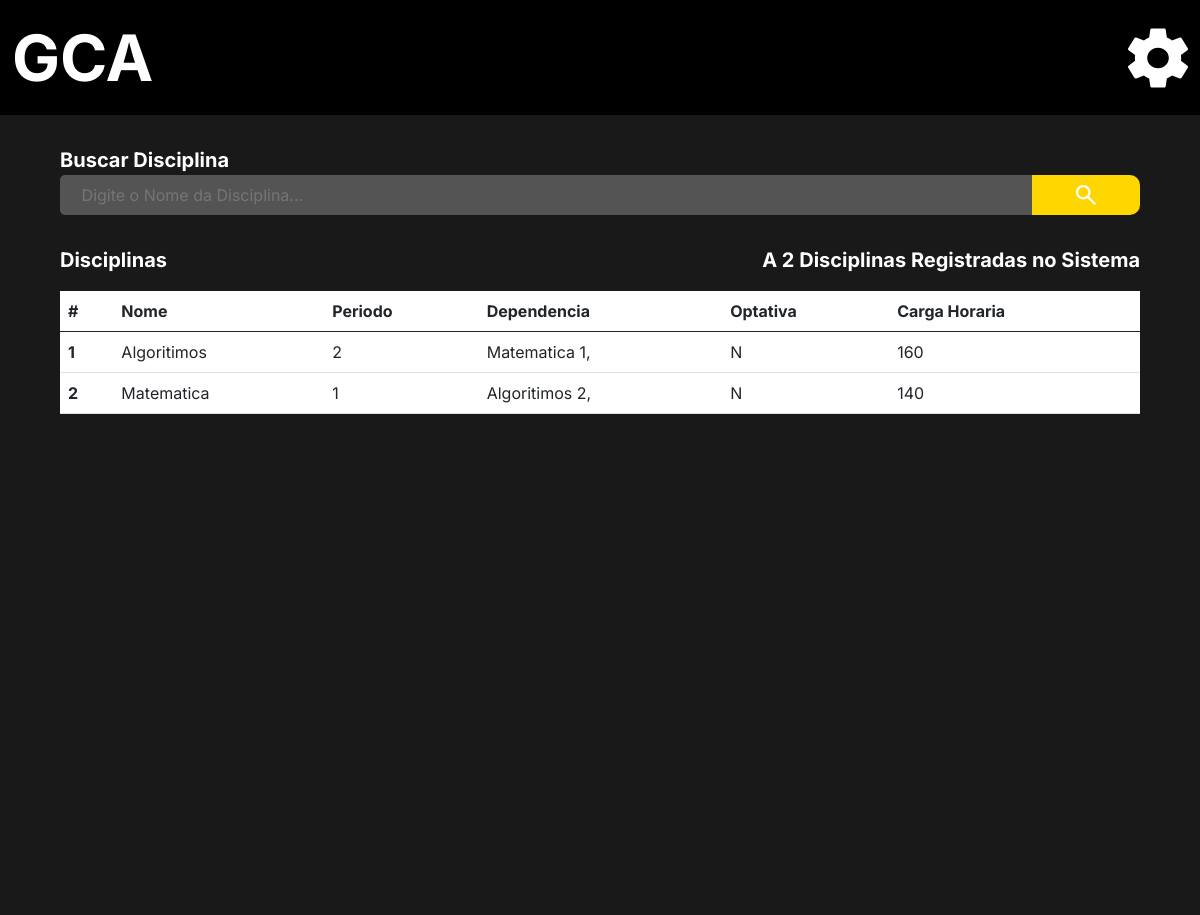
Page /adm/list_subjects/ on the earlier database version.
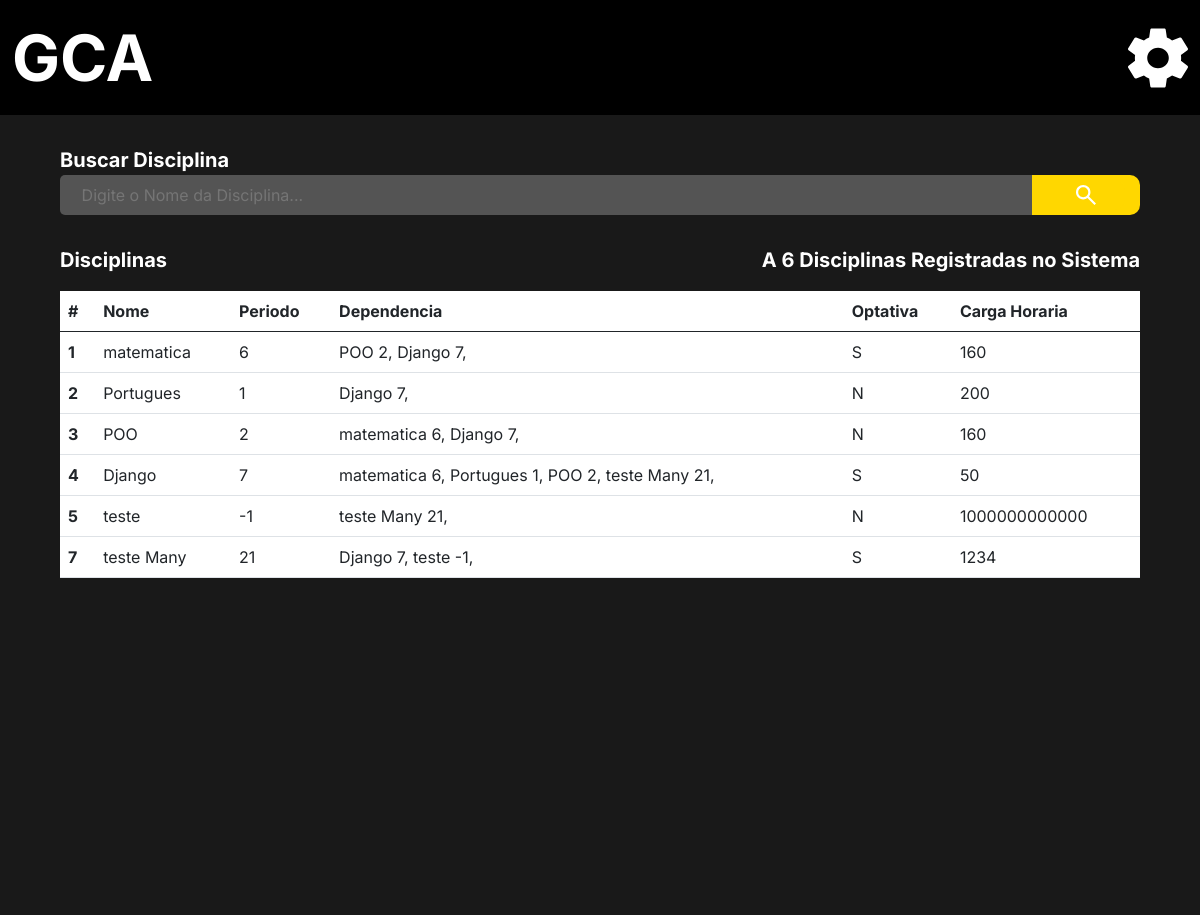
Same page on the later database version.
### administrador/models.py (models this page shows)
class Disciplina (models.Model):
    OPTATIVA = (
        ("S", "Sim"),
        ("N", "Não"),
    )
    nome = models.CharField(("Nome da Disciplina"), max_length=150, null=False)
    perido = models.IntegerField(("Periodo da disciplina"))
    carga_horaria = models.IntegerField(("Carga Horaria"))
    optativa = models.CharField(("Opitativa"), choices=OPTATIVA, blank=False, null=False,max_length=20)
    dependencia = models.ManyToManyField("self", verbose_name=("Dependencias"), blank=True, default='Sem Dependencia')
    verbose_name = 'Disciplina'
    verbose_name_plural = 'Disciplinas'
    def __str__(self):
        return self.nome +' '+ str(self.perido)

### administrador/views.py (the view)
# urls.py: path('adm/list_subjects/',  lista_Disciplinas, name = 'lista_disciplinas'),
def lista_Disciplinas(request):
    lista_de_disciplinas = Disciplina.objects.all()
    len_disciplinas = len(Disciplina.objects.all())
    return render(request, 'disciplina_lista.html', {'disciplina' : lista_de_disciplinas,
                                                     'len': len_disciplinas})

### administrador/templates/disciplina_lista.html (shortened to what this page needs)
{% extends 'base.html' %}
{% load static %}
{% block import_title_css %}
    <link href="https://cdn.jsdelivr.net/npm/bootstrap@5.0.2/dist/css/bootstrap.min.css" rel="stylesheet">
    <link rel="stylesheet" href="{% static 'css/lista_cursos.css' %}">
{% endblock %}
{% block main %}
<div class="main">
    <div class="search_box">
        <form action=""  method="post">
            <div>
                <label for="search_box">Buscar Disciplina</label>
            </div>
            <div class="search_bar">
                <input type="text" id="search_box" name="search_box" placeholder="Digite o Nome da Disciplina...">
                <button type="submit">
                    <img class="lupa" src="{% static 'icons/search_thing.svg' %}" alt="">
                </button>
            </div>
        </form>
    </div>
    <div class="center">
        <div class="two_lables">
            <div>
                <p class="label_title">Disciplinas</p>
                {% if len > 1 %}
                    <p class="label_title">A {{len}} Disciplinas Registradas no Sistema</p>
                {% elif len == 1  %}
                    <p class="label_title">A {{len}} Disciplina Registrada no Sistema</p>
                {% else %}
                    <p class="label_title">A {{len}} Disciplinas Registradas no Sistema</p>
                {% endif %}
            </div>
        </div>
    </div>
    <div class="center_2">
        <div class="list">
            <table class="table">
                <thead>
                  <tr>
                    <th scope="col">#</th>
                    <th scope="col">Nome</th>
                    <th scope="col">Periodo</th>
                    <th scope="col">Dependencia</th>
                    <th scope="col">Optativa</th>
                    <th scope="col">Carga Horaria</th>
                  </tr>
                </thead>
                <tbody>
                    {% for dados in disciplina %}
                        <tr>
                            <th scope="row"> {{dados.id}} </th>
                            <td>{{dados.nome}}</td>
                            <td>{{dados.perido}}</td>
                            <td>
                                {% for dependencias in dados.dependencia.all %}
                                {{dependencias}},
                                {% endfor %}
                            </td>
                            <td>{{dados.optativa}}</td>
                            <td>{{dados.carga_horaria}}</td>
                        </tr>
                    {% endfor %}
                </tbody>
              </table>
        </div>
    </div>
</div>
{% endblock %}

Differences in the rows shown:
no longer on one of the page's lists (row edited): Disciplina: nome+perido "Algoritimos 2"
no longer on one of the page's lists (row edited): Disciplina: nome+perido "Matematica 1"
changed Disciplina id 1: nome "Algoritimos" → "matematica"; perido "2" → "6"; optativa "N" → "S"
added Disciplina: nome+perido "POO 2", id "3", nome "POO", perido "2", optativa "N", carga_horaria "160", Disciplina (nome+perido "matematica 6")
added Disciplina: nome+perido "Django 7", id "4", nome "Django", perido "7", optativa "S", carga_horaria "50", Disciplina (nome+perido "matematica 6"), Disciplina (nome+perido "Portugues 1")
changed Disciplina id 2: nome "Matematica" → "Portugues"; carga_horaria "140" → "200"
added Disciplina: nome+perido "teste Many 21", id "7", nome "teste Many", perido "21", optativa "S", carga_horaria "1234"
added Disciplina: id "5", nome "teste", perido "-1", optativa "N", carga_horaria "1000000000000", nome+perido "teste -1"
Other differences:
{{ len }}: "2" → "6"
